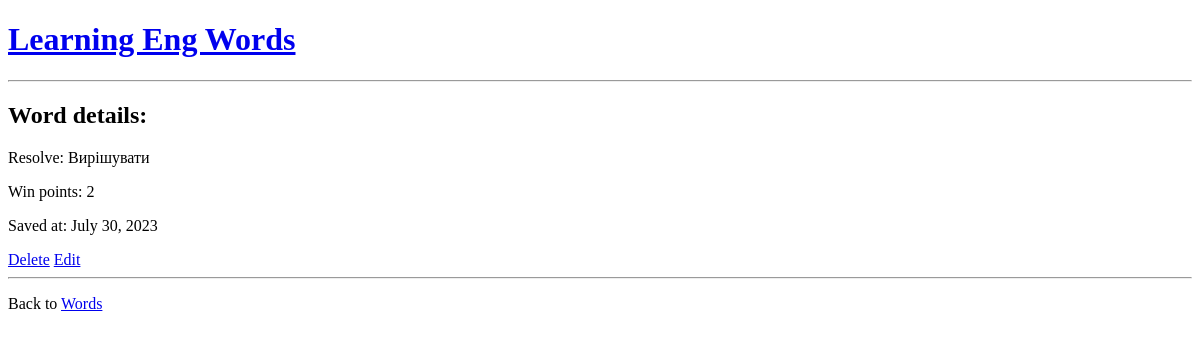
Before: /mywords/details/6/ with the older database file.
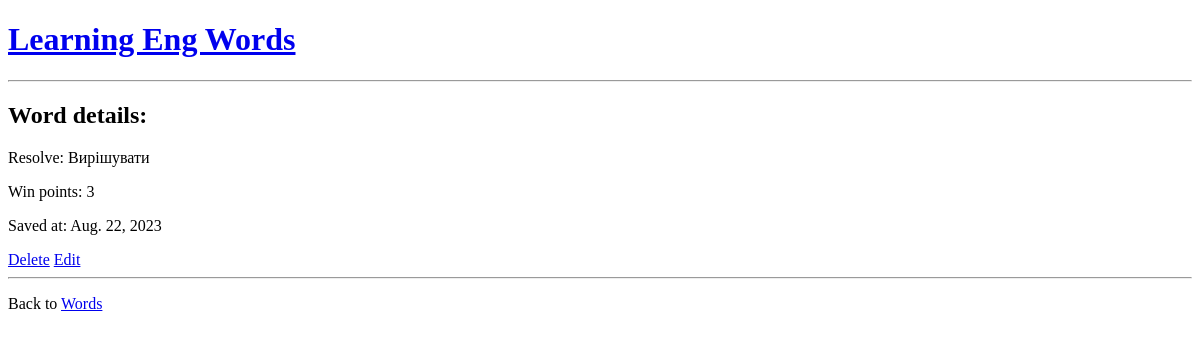
After: the same page with the newer database file.
### base/models.py (models this page shows, shortened)
class Word(models.Model):
    eng_word = models.CharField(max_length=50, blank=False)
    translate_word = models.CharField(max_length=200, blank=False)
    date = models.DateField(auto_now=True)
    score = models.IntegerField(default=0)
    objects = models.Manager

### base/views.py (the view)
# urls.py: path('mywords/details/<int:id>/', views.details, name='details'),
def details(request, id):
    myword = Word.objects.get(id=id)
    template = loader.get_template('base/details.html')
    context = {
        'myword': myword,
    }
    return HttpResponse(template.render(context, request))

### base/templates/base/details.html (shortened to what this page needs)
{% extends "base/master.html" %}
{% block content %}
    <h1><a href="/ ">Learning Eng Words</a> </h1>
    <hr>
    <h2>Word details:</h2>
    <p>{{ myword.eng_word}}: {{ myword.translate_word }}</p>
    <p>Win points: {{ myword.score }} </p>
    <p>Saved at: {{ myword.date }}</p>
    <a href="{% url 'delete-word' myword.id %}">Delete</a>
    <a href="{% url 'update-word' myword.id %}">Edit</a>
    <hr>
    <p>Back to <a href="/mywords">Words</a></p>
{% endblock %}

Changed rows visible on the page:
changed Word "Resolve": score "2" → "3"; date "July 30, 2023" → "Aug. 22, 2023"
